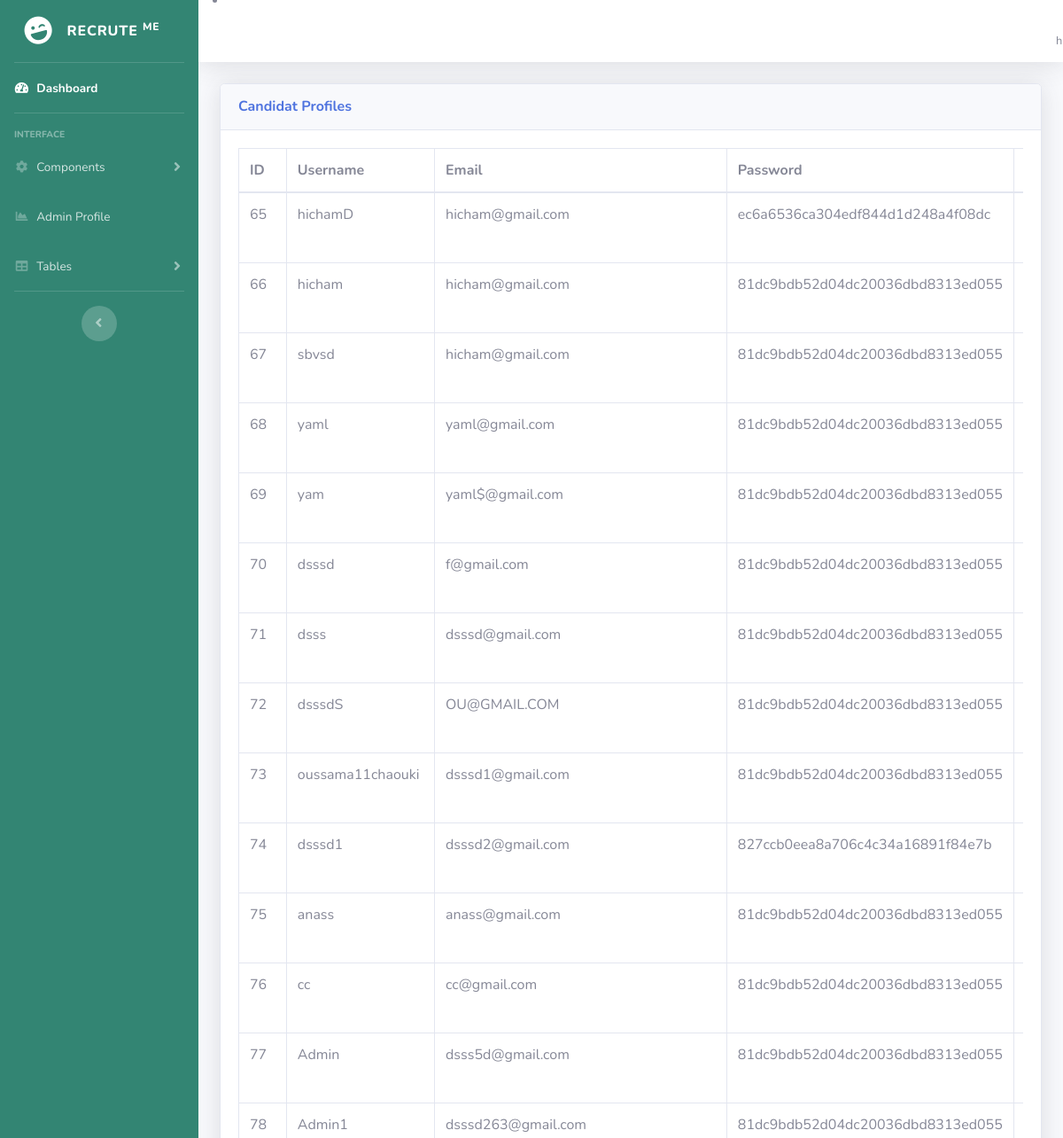
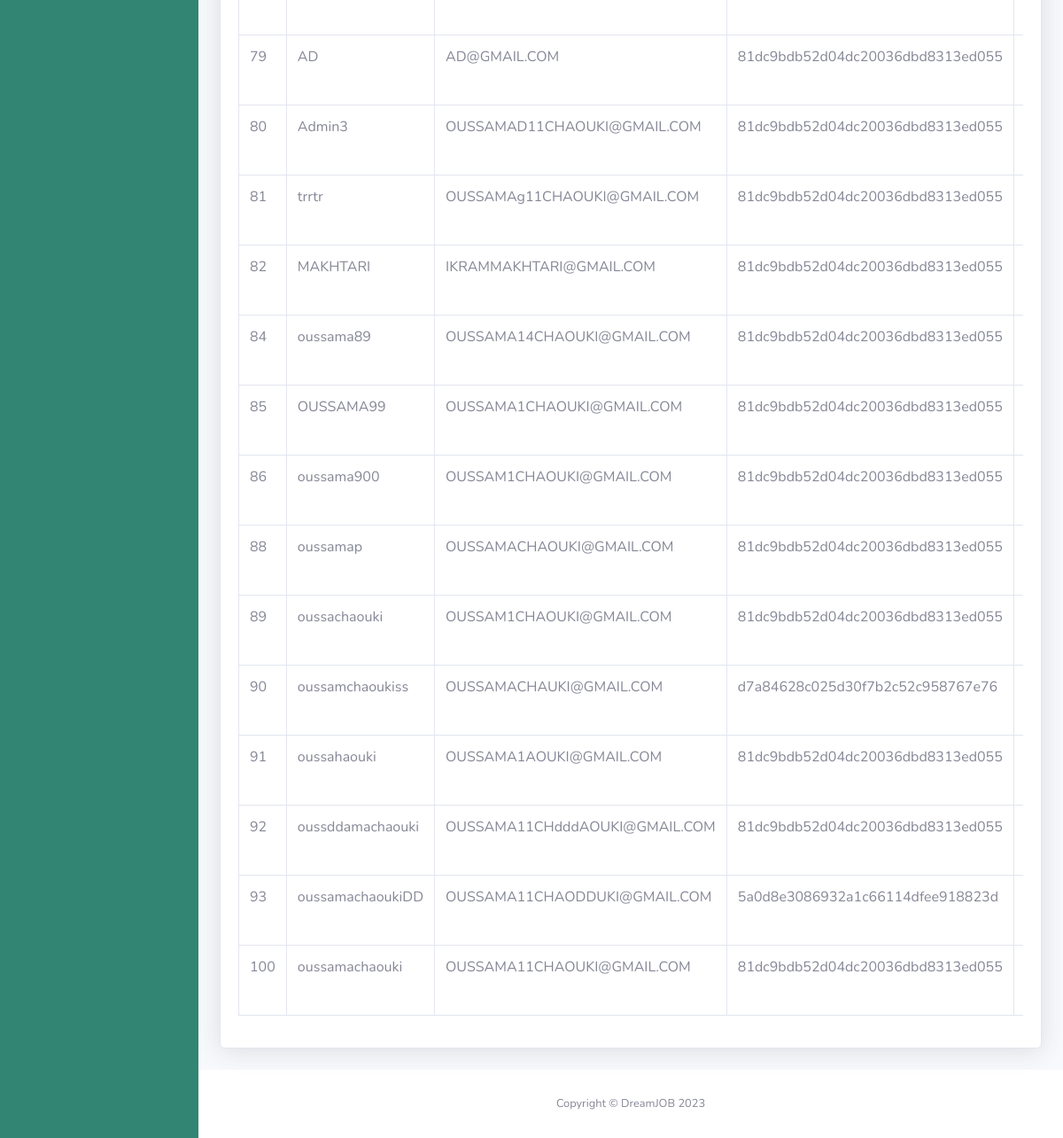
The app's page /admin/candidat.php (signed in) with its own data (2 pictures, top to bottom).
### tables this page shows
CREATE TABLE `users` (
  `id` int(11) NOT NULL,
  `username` varchar(250) NOT NULL,
  `email` varchar(350) NOT NULL,
  `password` varchar(250) NOT NULL,
  `re_password` varchar(250) NOT NULL,
  `name` varchar(100) NOT NULL,
  `status` int(11) NOT NULL DEFAULT 1,
  `activation` int(11) NOT NULL DEFAULT 0
);

### admin/candidat.php (the view, shortened to what this page needs)
<?php
include('includes/header.php');
include('includes/navbar.php');
?>
<div class="container-fluid">
<div class="card shadow mb-4">
  <div class="card-header py-3">
    <h6 class="m-0 font-weight-bold text-primary">Candidat Profiles
    </h6>
  </div>
  <div class="card-body">
    <div class="table-responsive">
      <?php
     $con = config::connect();
     $query = $con->prepare("
     SELECT id ,username ,email,password,status FROM users");
     $query->execute();
?>
      <table class="table table-bordered" id="dataTable" width="100%" cellspacing="0">
        <thead>
          <tr>
            <th> ID </th>
            <th> Username </th>
            <th>Email</th>
            <th>Password</th>
            <th>Edit </th>
          </tr>
        </thead>
        <tbody>
        <?php
      while($row  =$query->fetch(PDO::FETCH_ASSOC)){
?>
          <tr>
            <td><?php echo $row['id'];?> </td>
            <td><?php echo $row['username'];?></td>
            <td><?php echo $row['email'];?></td>
            <td><?php echo $row['password'];?></td>
            <td>
            </td>
            <td>
    <?php
}
?>
    </td>
      </tr>
        </tbody>
      </table>
    </div>
  </div>
</div>
</div>
<?php
include('includes/footer.php');
?>

### admin/includes/header.php (shortened to what this page needs)
<!DOCTYPE html>
<html lang="en">
<head>
  <link href="vendor/fontawesome-free/css/all.min.css" rel="stylesheet" type="text/css">
  <link href="css/sb-admin-2.min.css" rel="stylesheet">
</head>
<body id="page-top">
  <div id="wrapper">

### admin/includes/navbar.php (shortened to what this page needs)
   <ul class="navbar-nav bg-gradient-primary sidebar sidebar-dark accordion" id="accordionSidebar" style="background:#338573">
<a class="sidebar-brand d-flex align-items-center justify-content-center" href="index.html">
  <div class="sidebar-brand-icon rotate-n-15">
    <i class="fas fa-laugh-wink"></i>
  </div>
  <div class="sidebar-brand-text mx-3">RECRUTE <sup>ME</sup></div>
</a>
<hr class="sidebar-divider my-0">
<li class="nav-item active">
  <a class="nav-link" href="index.php">
    <i class="fas fa-fw fa-tachometer-alt"></i>
    <span>Dashboard</span></a>
</li>
<hr class="sidebar-divider">
<div class="sidebar-heading">
  Interface
</div>
<li class="nav-item">
  <a class="nav-link collapsed" href="#" data-toggle="collapse" data-target="#collapseTwo" aria-expanded="true" aria-controls="collapseTwo">
    <i class="fas fa-fw fa-cog"></i>
    <span>Components</span>
  </a>
</li>
<li class="nav-item">
  <a class="nav-link" href="register.php">
    <i class="fas fa-fw fa-chart-area"></i>
    <span>Admin Profile</span></a>
</li>
<li class="nav-item">
  <a class="nav-link collapsed" href="#" data-toggle="collapse" data-target="#collapseUtilities" aria-expanded="true" aria-controls="collapseUtilities">
  <i class="fas fa-fw fa-table"></i>
    <span>Tables</span>
  </a>
</li>
<hr class="sidebar-divider d-none d-md-block">
<div class="text-center d-none d-md-inline">
  <button class="rounded-circle border-0" id="sidebarToggle"></button>
</div>
</ul>
    <div id="content-wrapper" class="d-flex flex-column">
      <div id="content">
        <nav class="navbar navbar-expand navbar-light bg-white topbar mb-4 static-top shadow">
            <li class="nav-item dropdown no-arrow">
              <a class="nav-link dropdown-toggle"  style="margin-left:940px"  href="#" id="userDropdown" role="button" data-toggle="dropdown" aria-haspopup="true" aria-expanded="false">
                <span class="mr-2 d-none d-lg-inline text-gray-600 small">
             <?php
             echo $_SESSION['emailadmin'];
             ?>
                </span>
              </a>
            </li>
        </nav>

### admin/includes/footer.php
      <footer class="sticky-footer bg-white">
        <div class="container my-auto">
          <div class="copyright text-center my-auto">
            <span>Copyright &copy; DreamJOB 2023</span>
          </div>
        </div>
      </footer>
      </div>
      </div>
    </div>
</body>
</html>

### records on screen
users: id "65", username "hichamD", email "hicham@gmail.com", password "ec6a6536ca304edf844d1d248a4f08dc"
users: id "66", username "hicham", email "hicham@gmail.com", password "81dc9bdb52d04dc20036dbd8313ed055"
users: id "67", username "sbvsd", email "hicham@gmail.com", password "81dc9bdb52d04dc20036dbd8313ed055"
users: id "68", username "yaml", email "yaml@gmail.com", password "81dc9bdb52d04dc20036dbd8313ed055"
users: id "69", username "yam", email "yaml$@gmail.com", password "81dc9bdb52d04dc20036dbd8313ed055"
users: id "70", username "dsssd", email "f@gmail.com", password "81dc9bdb52d04dc20036dbd8313ed055"
users: id "71", username "dsss", email "dsssd@gmail.com", password "81dc9bdb52d04dc20036dbd8313ed055"
users: id "72", username "dsssdS", email "OU@GMAIL.COM", password "81dc9bdb52d04dc20036dbd8313ed055"
users: id "73", username "oussama11chaouki", email "dsssd1@gmail.com", password "81dc9bdb52d04dc20036dbd8313ed055"
users: id "74", username "dsssd1", email "dsssd2@gmail.com", password "827ccb0eea8a706c4c34a16891f84e7b"
users: id "75", username "anass", email "anass@gmail.com", password "81dc9bdb52d04dc20036dbd8313ed055"
users: id "76", username "cc", email "cc@gmail.com", password "81dc9bdb52d04dc20036dbd8313ed055"
users: id "77", username "Admin", email "dsss5d@gmail.com", password "81dc9bdb52d04dc20036dbd8313ed055"
users: id "78", username "Admin1", email "dsssd263@gmail.com", password "81dc9bdb52d04dc20036dbd8313ed055"
users: id "79", username "AD", email "AD@GMAIL.COM", password "81dc9bdb52d04dc20036dbd8313ed055"
users: id "80", username "Admin3", email "OUSSAMAD11CHAOUKI@GMAIL.COM", password "81dc9bdb52d04dc20036dbd8313ed055"
users: id "81", username "trrtr", email "OUSSAMAg11CHAOUKI@GMAIL.COM", password "81dc9bdb52d04dc20036dbd8313ed055"
users: id "82", username "MAKHTARI", email "IKRAMMAKHTARI@GMAIL.COM", password "81dc9bdb52d04dc20036dbd8313ed055"
users: id "84", username "oussama89", email "OUSSAMA14CHAOUKI@GMAIL.COM", password "81dc9bdb52d04dc20036dbd8313ed055"
users: id "85", username "OUSSAMA99", email "OUSSAMA1CHAOUKI@GMAIL.COM", password "81dc9bdb52d04dc20036dbd8313ed055"
users: id "86", username "oussama900", email "OUSSAM1CHAOUKI@GMAIL.COM", password "81dc9bdb52d04dc20036dbd8313ed055"
users: id "88", username "oussamap", email "OUSSAMACHAOUKI@GMAIL.COM", password "81dc9bdb52d04dc20036dbd8313ed055"
users: id "89", username "oussachaouki", email "OUSSAM1CHAOUKI@GMAIL.COM", password "81dc9bdb52d04dc20036dbd8313ed055"
users: id "90", username "oussamchaoukiss", email "OUSSAMACHAUKI@GMAIL.COM", password "d7a84628c025d30f7b2c52c958767e76"
users: id "91", username "oussahaouki", email "OUSSAMA1AOUKI@GMAIL.COM", password "81dc9bdb52d04dc20036dbd8313ed055"
users: id "92", username "oussddamachaouki", email "OUSSAMA11CHdddAOUKI@GMAIL.COM", password "81dc9bdb52d04dc20036dbd8313ed055"
users: id "93", username "oussamachaoukiDD", email "OUSSAMA11CHAODDUKI@GMAIL.COM", password "5a0d8e3086932a1c66114dfee918823d"
users: id "100", username "oussamachaouki", email "OUSSAMA11CHAOUKI@GMAIL.COM", password "81dc9bdb52d04dc20036dbd8313ed055"
